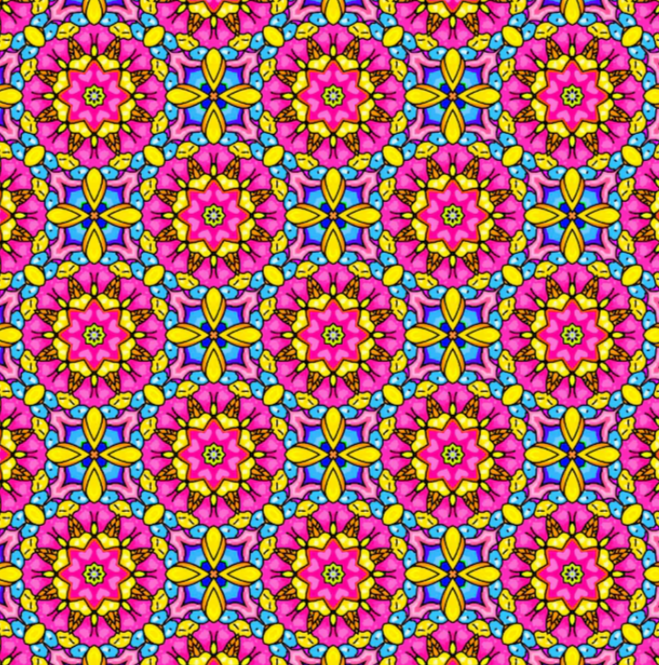
#> input picture image-enhancement/pattern_bit.png, 659 x 665 px, found by its file name
$ python bit-plane.py
#> lines starting #> are read from the running program, lines starting #| are printed output that depends on the picture; after the words box and inside, x2 and y2 are one past the last pixel; in counts of white or black regions, pixels touching at a corner belong together
import cv2
import numpy as np
import matplotlib.pyplot as plt


img = cv2.imread('git-test\image-enhancement\pattern_bit.png', cv2.IMREAD_GRAYSCALE)
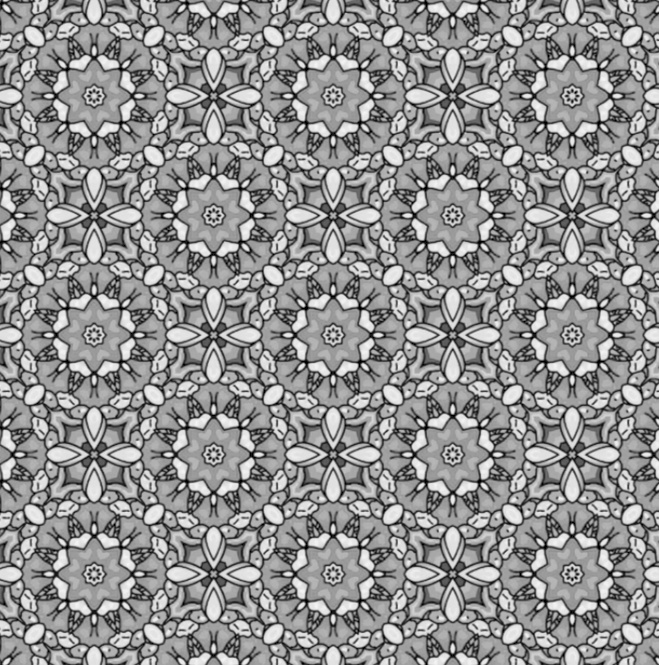
#> img: shape (665, 659); min 0, max 245, mean 143.8
bit_planes = []

for i in range(8):
    plane = (img >> i) & 1
    plane = plane * 255
    #bitwise shift
    bit_planes.append(plane)
#> this loop made 8 passes
#> pass 1, `plane = (img >> i) & 1`:
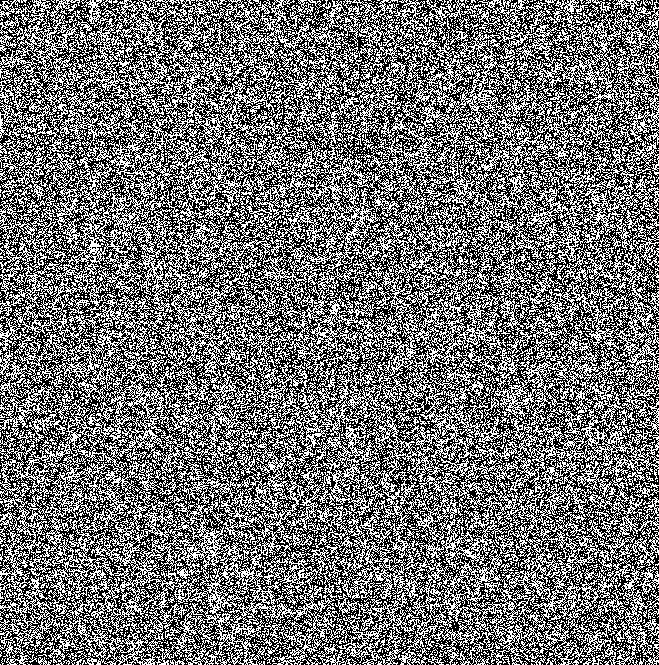
#> plane: shape (665, 659); values 0 (black) and 1 (white), 44.8% white in thin lines or dots
#> pass 2, `plane = (img >> i) & 1`:
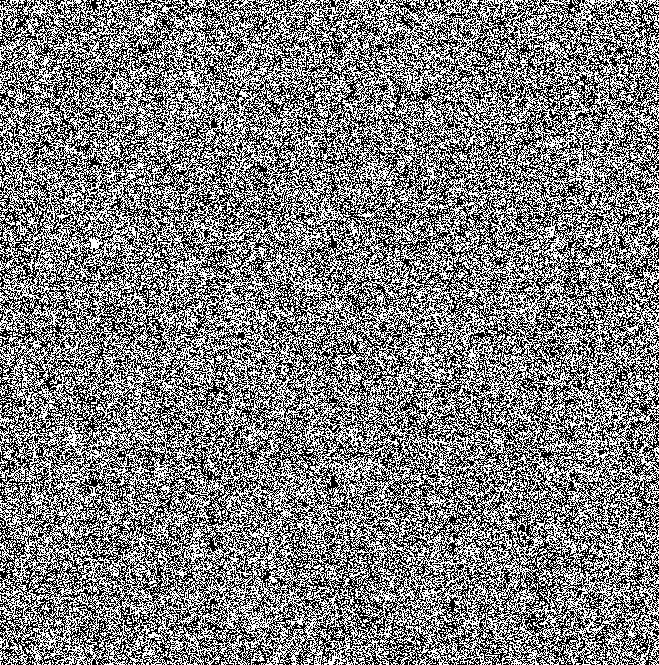
#> plane: shape (665, 659); values 0 (black) and 1 (white), 50% white in thin lines or dots
#> after the loop:
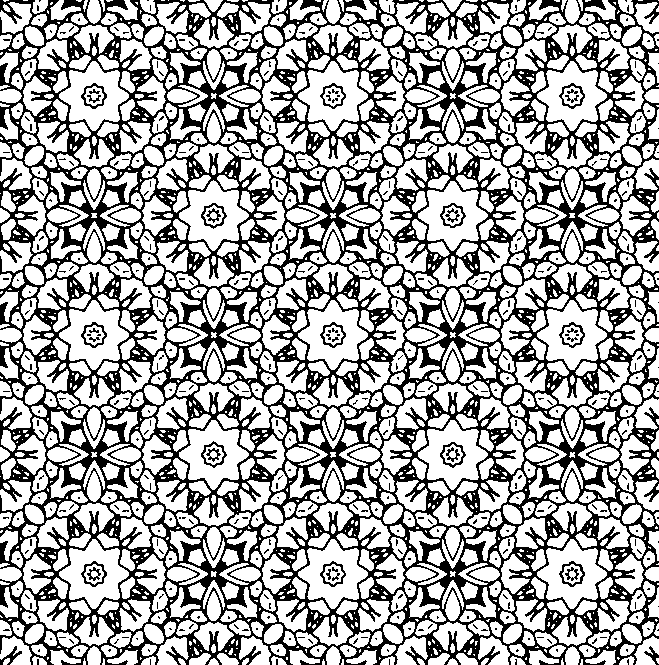
#> plane: shape (665, 659); 65.4% white; 588 black regions (556 under 20 px), largest, box (x1, y1, x2, y2) and area: (0, 0, 659, 665) 144714, (559, 561, 585, 587) 181, (81, 83, 107, 109) 173
#> after the loop, bit_planes = 8 items


plt.figure(figsize=(12, 6))
for i in range(8):
    plt.subplot(2, 4, i + 1)
    plt.imshow(bit_planes[7 - i], cmap='gray')
    plt.title(f'Bit-plane {7 - i}')
    plt.axis('off')

plt.tight_layout()
plt.show()
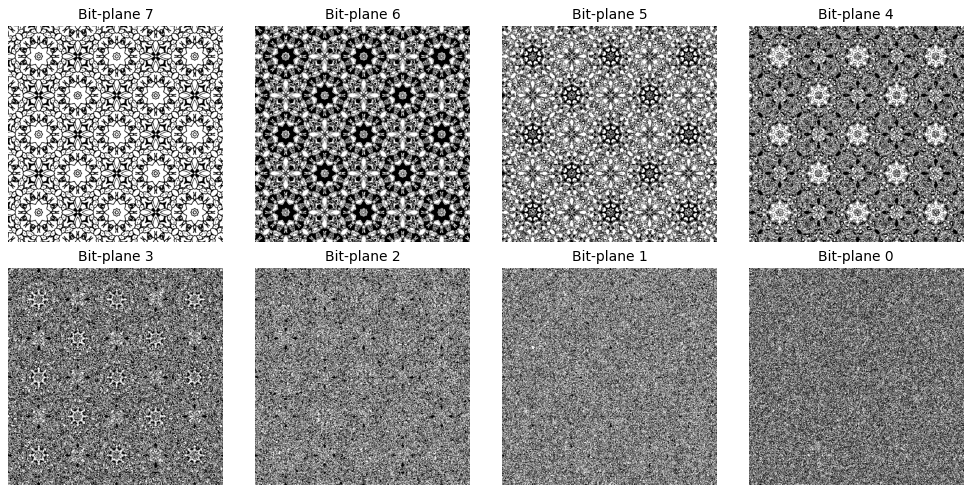
#> figure drawn by matplotlib, 8 panels
